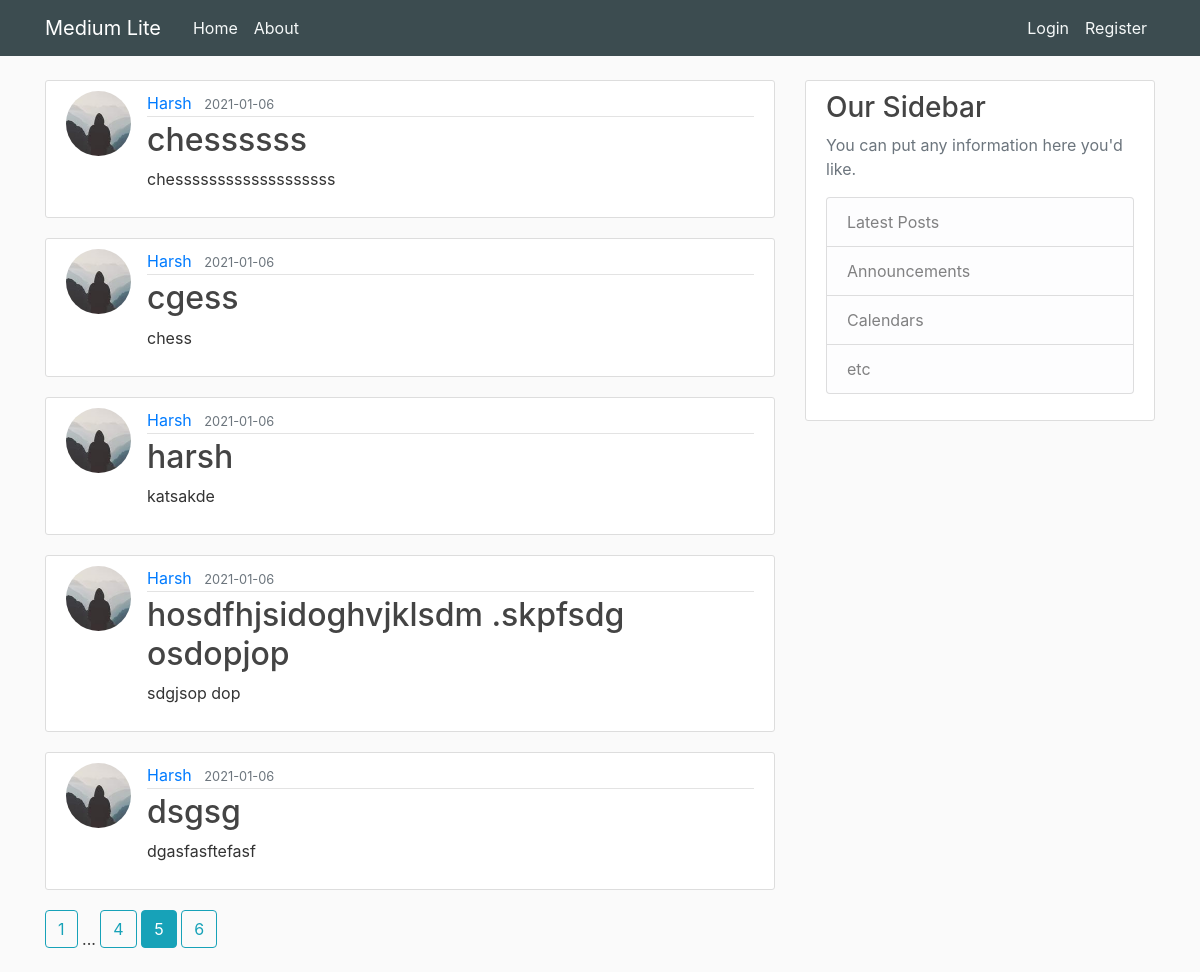
/home?page=5, run on the app's committed database.
### flaskblog/models.py (models this page shows, shortened)
class Post(db.Model):
    id = db.Column(db.Integer, primary_key=True)
    title = db.Column(db.String(100), nullable=False)
    date_posted = db.Column(db.DateTime, nullable=False, default=datetime.utcnow)
    content = db.Column(db.Text, nullable=False)
    user_id = db.Column(db.Integer, db.ForeignKey('user.id'), nullable=True)

class User(db.Model,UserMixin):
    id = db.Column(db.Integer, primary_key=True)
    username = db.Column(db.String(20), unique=True, nullable=False)
    email = db.Column(db.String(120), unique=True, nullable=False)
    image_file = db.Column(db.String(20), nullable=False, default='default.jpg')
    password = db.Column(db.String(60), nullable=False)
    posts = db.relationship('Post', backref='author', lazy=True)

### flaskblog/routes.py (the view)
@app.route("/")
@app.route("/home")
def home():
    page=request.args.get('page',1,type=int)
    posts=Post.query.order_by(Post.date_posted.desc()).paginate(page=page,per_page=5)
    return render_template('home.html', posts=posts)

### flaskblog/templates/home.html
{%extends "layout.html" %}
{%block content%}
        {%for post in posts.items %}
        <article class="media content-section">
            <img class="rounded-circle article-img" src="{{url_for('static',filename='profile_pic/'+post.author.image_file)}}">
            <div class="media-body">
              <div class="article-metadata">
                <a class="mr-2" href="{{url_for('user_posts',username=post.author.username)}}">{{ post.author.username }}</a>
                <small class="text-muted">{{ post.date_posted.strftime('%Y-%m-%d') }}</small>
              </div>
              <h2><a class="article-title" href="{{url_for('post',post_id=post.id)}}">{{ post.title }}</a></h2>
              <p class="article-content">{{ post.content }}</p>
            </div>
          </article>
        {%endfor%}
          {% for page_num in posts.iter_pages(left_edge=1,right_edge=1,left_current=1,right_current=2) %}
          {% if page_num %}
            {% if posts.page==page_num %}
            <a class="btn btn-info mb-4" href="{{url_for('home',page=page_num)}}">{{page_num}}</a>
            {% else %}
            <a class="btn btn-outline-info mb-4" href="{{url_for('home',page=page_num)}}">{{page_num}}</a>
            {% endif %}
          {% else %}
              ...
          {% endif %}
        {% endfor %}
{%endblock content %}

### flaskblog/static/main.css (style rules this page uses)
body { background: #fafafa; color: #333333; margin-top: 5rem; }
h1, h2, h3, h4, h5, h6 { color: #444444; }
.content-section { background: #ffffff; padding: 10px 20px; border: 1px solid #dddddd; border-radius: 3px; margin-bottom: 20px; }
.article-title { color: #444444; }
.article-content { white-space: pre-line; }
.article-img { height: 65px; width: 65px; margin-right: 16px; }
.article-metadata { padding-bottom: 1px; margin-bottom: 4px; border-bottom: 1px solid #e3e3e3; }

### data on the page
Post: image_file (picture), author.username "Harsh", date_posted "2021-01-06", title "chessssss", content "chesssssssssssssssssss"
Post: image_file (picture), author.username "Harsh", date_posted "2021-01-06", title "cgess", content "chess"
Post: image_file (picture), author.username "Harsh", date_posted "2021-01-06", title "harsh", content "katsakde"
Post: image_file (picture), author.username "Harsh", date_posted "2021-01-06", title "hosdfhjsidoghvjklsdm .skpfsdg osdopjop", content "sdgjsop dop"
Post: image_file (picture), author.username "Harsh", date_posted "2021-01-06", title "dsgsg", content "dgasfasftefasf"

### other printed values
{{ page_num }} "1" "4" "6"
{{ page_num }} "5"
